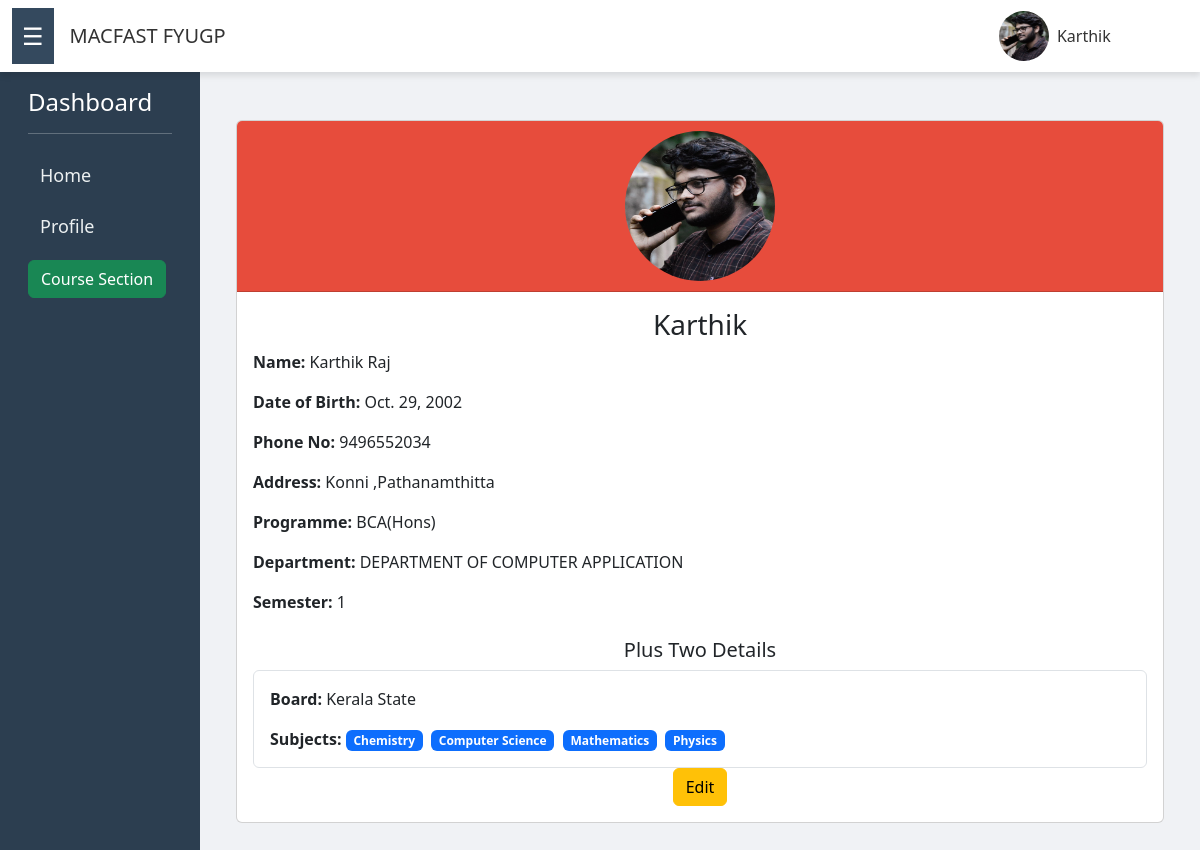
The page /profile/ (signed in) on the database its author committed.
### core/models.py (models this page shows, shortened)
class StudentProfile(models.Model):
    user = models.OneToOneField(CustomUser, on_delete=models.CASCADE)
    first_name = models.CharField(max_length=30,default='')  # First name
    last_name = models.CharField(max_length=30,default='')   # Last name
    phone_number = models.CharField(max_length=15,default='')  # Phone number
    address = models.TextField(default='')  # Address
    dob = models.DateField()
    profile_picture = models.ImageField(upload_to='profile_pics/')
    programme = models.ForeignKey(Programme, on_delete=models.SET_NULL, null=True)
    department = models.ForeignKey(Department, on_delete=models.SET_NULL, null=True)
    board = models.CharField(max_length=100)
    subjects = models.ManyToManyField(Subject)  # Part III subjects studied in Plus Two
    semester = models.IntegerField(default=1)
    approved = models.BooleanField(default=False)

class CustomUser(AbstractUser):
    USER_TYPE_CHOICES = (
        ('student', 'Student'),
    )
    user_type = models.CharField(max_length=10, choices=USER_TYPE_CHOICES,default='student')
    objects = CustomUserManager()  # Attach CustomUserManager to the model

class Programme(models.Model):
    name = models.CharField(max_length=100)

class Department(models.Model):
    name = models.CharField(max_length=100)  # Department name

class Subject(models.Model):
    name = models.CharField(max_length=100)  # Subject name, e.g., "Mathematics", "Physics", "Chemistry"

### core/views.py (the view)
# urls.py: path('profile/', views.profile_view, name='profile'),  # View or register profile
@login_required
def profile_view(request):
    try:
        student_profile = StudentProfile.objects.get(user=request.user)
    except StudentProfile.DoesNotExist:
        if request.method == 'POST':
            form = StudentProfileForm(request.POST, request.FILES)
            if form.is_valid():
                student_profile = form.save(commit=False)
                student_profile.user = request.user
                student_profile.save()  # Save the profile first
                form.save_m2m()  # Save the ManyToMany relationship
                return redirect('profile')
        else:
            form = StudentProfileForm()
        return render(request, 'profile_register.html', {'form': form})
    return render(request, 'profile_detail.html', {'student_profile': student_profile})

### core/context_processors.py (called while the page is built)
def student_profile_processor(request):
    student_profile = None
    if request.user.is_authenticated:
        try:
            student_profile = StudentProfile.objects.get(user=request.user)
        except StudentProfile.DoesNotExist:
            pass  # Handle if the student profile does not exist
    return {'student_profile': student_profile}

### templates/profile_detail.html (shortened to what this page needs)
{% extends "sbase.html" %}
{% block content %}
<div class="container mt-5">
    <div class="card">
        <div class="card-header text-center">
            {% load static %}
            {% if student_profile.profile_picture %}
                <img src="{{ student_profile.profile_picture.url }}" class="rounded-circle" alt="Profile Picture" width="150" height="150">
            {% else %}
                <img src="{% static 'images/admin.webp' %}" class="rounded-circle" alt="Profile Picture" width="150" height="150">
            {% endif %}
        </div>
        <div class="card-body">
            <h3 class="card-title text-center">{{ student_profile.user.username }}</h3>
            <p class="card-text"><strong>Name:</strong> {{ student_profile.first_name  }} {{student_profile.last_name}}</p>
            <p class="card-text"><strong>Date of Birth:</strong> {{ student_profile.dob }}</p>
            <p class="card-text"><strong>Phone No:</strong> {{ student_profile.phone_number }}</p>
            <p class="card-text"><strong>Address:</strong> {{ student_profile.address }}</p>
            <p class="card-text"><strong>Programme:</strong> {{ student_profile.programme.name }}</p>
            <p class="card-text"><strong>Department:</strong> {{ student_profile.department.name }}</p>
            <p class="card-text"><strong>Semester:</strong> {{ student_profile.semester }}</p>
            <div class="mt-4">
                <h5 class="text-center">Plus Two Details</h5>
                <div class="border p-3 rounded">
                    <p class="card-text"><strong>Board:</strong> {{ student_profile.board }}</p>
                    <p class="card-text"><strong>Subjects:</strong>
                        {% for subject in student_profile.subjects.all %}
                            <span class="badge bg-primary me-1">{{ subject.name }}</span>
                        {% empty %}
                            No subjects selected.
                        {% endfor %}
                    </p>
                </div>
            </div>
            <div class="text-center">
                <a href="{% url 'profile_edit' %}" class="btn btn-warning">Edit</a>
            </div>
        </div>
    </div>
</div>
{% endblock %}

### templates/sbase.html (shortened to what this page needs)
<!DOCTYPE html>
<html lang="en">
<head>
    <link href="https://cdn.jsdelivr.net/npm/bootstrap@5.3.0-alpha1/dist/css/bootstrap.min.css" rel="stylesheet">
    {% load static %}
    <link href="{% static 'css/styles.css' %}" rel="stylesheet">
</head>
<body>
<nav class="navbar navbar-expand-lg">
    <div class="container-fluid">
        <button class="sidebar-toggle-btn" id="sidebar-toggle-btn">&#9776;</button>
        <a class="navbar-brand ms-3" href="#">MACFAST FYUGP</a>
        <div class="ms-auto d-flex align-items-center">
            {% if student_profile and student_profile.profile_picture %}
                <img src="{{ student_profile.profile_picture.url }}" class="rounded-circle" alt="Profile Picture" width="50" height="50">
            {% else %}
                <img src="{% static 'images/admin.webp' %}" class="rounded-circle" alt="Default Profile Picture" width="50" height="50">
            {% endif %}
            <ul class="navbar-nav">
                <li class="nav-item">
                    <a class="nav-link" href="">{{ user.username }}</a>
                </li>
                <li class="nav-item">
                    <a class="nav-link btn btn-danger text-white" href="#"
                       onclick="event.preventDefault(); document.getElementById('logout-form').submit();">
                    </a>
                </li>
            </ul>
        </div>
    </div>
</nav>
<div class="container-fluid">
    <div class="row">
        <div class="col-md-2 sidebar" id="sidebar">
            <div class="p-3">
                <h4 class="text-white">Dashboard</h4>
                <hr class="text-white">
                <a class="nav-link" href="{% url 'student_dashboard' %}">Home</a>
                <a class="nav-link" href="{% url 'profile' %}">Profile</a>
                <button class="btn btn-success text-white mt-2" data-bs-toggle="collapse" data-bs-target="#courseSubmenu" aria-expanded="false">
                    Course Section
                </button>
            </div>
        </div>
        <main class="col ms-sm-auto px-md-4">
            {% block content %}{% endblock %}
        </main>
    </div>
</div>
</body>
</html>

### static/css/styles.css (style rules this page uses)
body { background-color: #f0f2f5; }
.navbar { background-color: #ffffff; color: #333333; box-shadow: 0 4px 6px rgba(0, 0, 0, 0.1); }
.navbar a { color: #333333; font-weight: 500; transition: color 0.3s; }
.sidebar { background-color: #2c3e50; min-height: 100vh; transition: all 0.3s; }
.sidebar a { color: #ecf0f1; font-size: 18px; padding: 12px; display: block; transition: background-color 0.3s, color 0.3s; }
.sidebar-toggle-btn { background-color: #34495e; color: #ffffff; border: none; font-size: 24px; padding: 10px; cursor: pointer; transition: background-color 0.3s; }
.card-header { background-color: #e74c3c; color: white; padding: 10px; font-size: 18px; font-weight: bold; }

### rows shown on the page
StudentProfile: profile_picture (picture), user.username "Karthik", first_name "Karthik", last_name "Raj", dob "Oct. 29, 2002", phone_number "9496552034", address "Konni ,Pathanamthitta", programme.name "BCA(Hons)", department.name "DEPARTMENT OF COMPUTER APPLICATION", semester "1", board "Kerala State"
CustomUser: username "Karthik"
Subject: name "Chemistry"
Subject: name "Computer Science"
Subject: name "Mathematics"
Subject: name "Physics"
